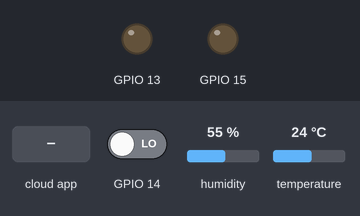
This sketch was run on a simulated ESP8266 (NodeMCU). On the bench: output pins drawn as LEDs (lit = HIGH). The test bench sets the inputs (shaded band); at power-on: GPIO 14 LOW, humidity 55 %, temperature 24 °C. WiFi joins after 1.5 s; servers stay silent unless stated; no MQTT or app messages arrive unless stated; what the sketch prints to the serial monitor is not drawn.

Above: at 2.7 s.
2.8 s: the phone or cloud app sets temp_led to on
At 3.2 s:
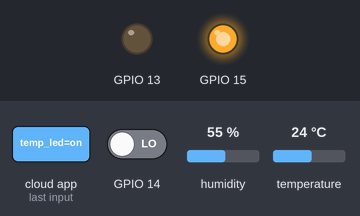
Timing chart, 0 to 5.8 s (numbered marks = the images above; inputs shaded):
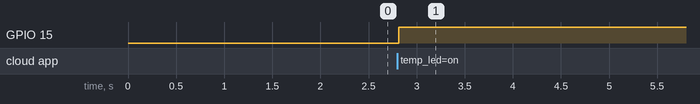

The sketch:

esp8266Yuu.ino
```cpp
#include "ESP8266WiFi.h"
#include "Adafruit_MQTT.h"
#include "Adafruit_MQTT_Client.h"
#include "Adafruit_Sensor.h"
#include "Adafruit_AM2320.h"
Adafruit_AM2320 am2320 = Adafruit_AM2320();


/************************* WiFi Access Point *********************************/

#define WLAN_SSID       "set_yours"
#define WLAN_PASS       "set_yours"

/************************* Adafruit.io Setup *********************************/

#define AIO_SERVER      "io.adafruit.com"
#define AIO_SERVERPORT  1883                   // use 8883 for SSL
#define AIO_USERNAME    "set_yours"
#define AIO_KEY         "set_yours"

/************ Global State (you don't need to change this!) ******************/

// Create an ESP8266 WiFiClient class to connect to the MQTT server.
WiFiClient client;
// or... use WiFiClientSecure for SSL
//WiFiClientSecure client;

// Setup the MQTT client class by passing in the WiFi client and MQTT server and login details.
Adafruit_MQTT_Client mqtt(&client, AIO_SERVER, AIO_SERVERPORT, AIO_USERNAME, AIO_KEY);

/****************************** Feeds ***************************************/

// Setup a feed called 'temp + hum' for publishing.
// Notice MQTT paths for AIO follow the form: <username>/feeds/<feedname>

Adafruit_MQTT_Publish hum = Adafruit_MQTT_Publish(&mqtt, AIO_USERNAME "/feeds/humidity");
Adafruit_MQTT_Publish temp = Adafruit_MQTT_Publish(&mqtt, AIO_USERNAME "/feeds/Temperature");
Adafruit_MQTT_Publish door_status = Adafruit_MQTT_Publish(&mqtt, AIO_USERNAME "/feeds/door");


// Setup a feed called 'onoff' for subscribing to changes.
Adafruit_MQTT_Subscribe temp_led = Adafruit_MQTT_Subscribe(&mqtt, AIO_USERNAME "/feeds/temp_led");
Adafruit_MQTT_Subscribe door_led = Adafruit_MQTT_Subscribe(&mqtt, AIO_USERNAME "/feeds/door_led");

/*************************** Sketch Code ************************************/

void MQTT_connect();

void setup() {

  Serial.begin(115200);
  delay(10);
  am2320.begin();
  pinMode(15, OUTPUT);
  pinMode(14, INPUT);
  pinMode(13, OUTPUT);

  Serial.println(F("Adafruit MQTT demo"));

  // Connect to WiFi access point.
  Serial.println(); Serial.println();
  Serial.print("Connecting to ");
  Serial.println(WLAN_SSID);

  WiFi.begin(WLAN_SSID, WLAN_PASS);
  while (WiFi.status() != WL_CONNECTED) {
    delay(500);
    Serial.print(".");
  }
  Serial.println();

  Serial.println("WiFi connected");
  Serial.println("IP address: "); Serial.println(WiFi.localIP());

  // Setup MQTT subscription for onoff room.
  mqtt.subscribe(&temp_led);
  mqtt.subscribe(&door_led);
}


void loop() {
  // Ensure the connection to the MQTT server is alive (this will make the first
  // connection and automatically reconnect when disconnected).  See the MQTT_connect
  // function definition further below.
  MQTT_connect();
  float temperature= am2320.readTemperature();
  float humidity = am2320.readHumidity();
  int door = digitalRead(14);
   // Now we can publish stuff!

  temp.publish(temperature);
  hum.publish(humidity);
  door_status.publish(door);

  // this is our 'wait for incoming subscription packets' busy subloop
  // try to spend your time here

  Adafruit_MQTT_Subscribe *subscription;
  while ((subscription = mqtt.readSubscription(4000))) {
    if ( strcmp((char *)temp_led.lastread, "on") == 0) {
      digitalWrite(15, HIGH);
    }
    else {
      digitalWrite(15, LOW);
    }

    if ( atoi((char *)door_led.lastread) == 1) {
      digitalWrite(13, HIGH);
    }
    else{
      digitalWrite(13, LOW);
    }
  }

  delay(5000);
  // ping the server to keep the mqtt connection alive
  // NOT required if you are publishing once every KEEPALIVE seconds
  /*
  if(! mqtt.ping()) {
    mqtt.disconnect();
  }
  */
}

// Function to connect and reconnect as necessary to the MQTT server.
// Should be called in the loop function and it will take care if connecting.
void MQTT_connect() {
  int8_t ret;

  // Stop if already connected.
  if (mqtt.connected()) {
    return;
  }

  Serial.print("Connecting to MQTT... ");

  uint8_t retries = 3;
  while ((ret = mqtt.connect()) != 0) { // connect will return 0 for connected
       Serial.println(mqtt.connectErrorString(ret));
       Serial.println("Retrying MQTT connection in 5 seconds...");
       mqtt.disconnect();
       delay(5000);  // wait 5 seconds
       retries--;
       if (retries == 0) {
         // basically die and wait for WDT to reset me
         while (1);
       }
  }
  Serial.println("MQTT Connected!");
}
```

Measured:
- after the input at 2.8 s, GPIO 15: LOW → HIGH at once
